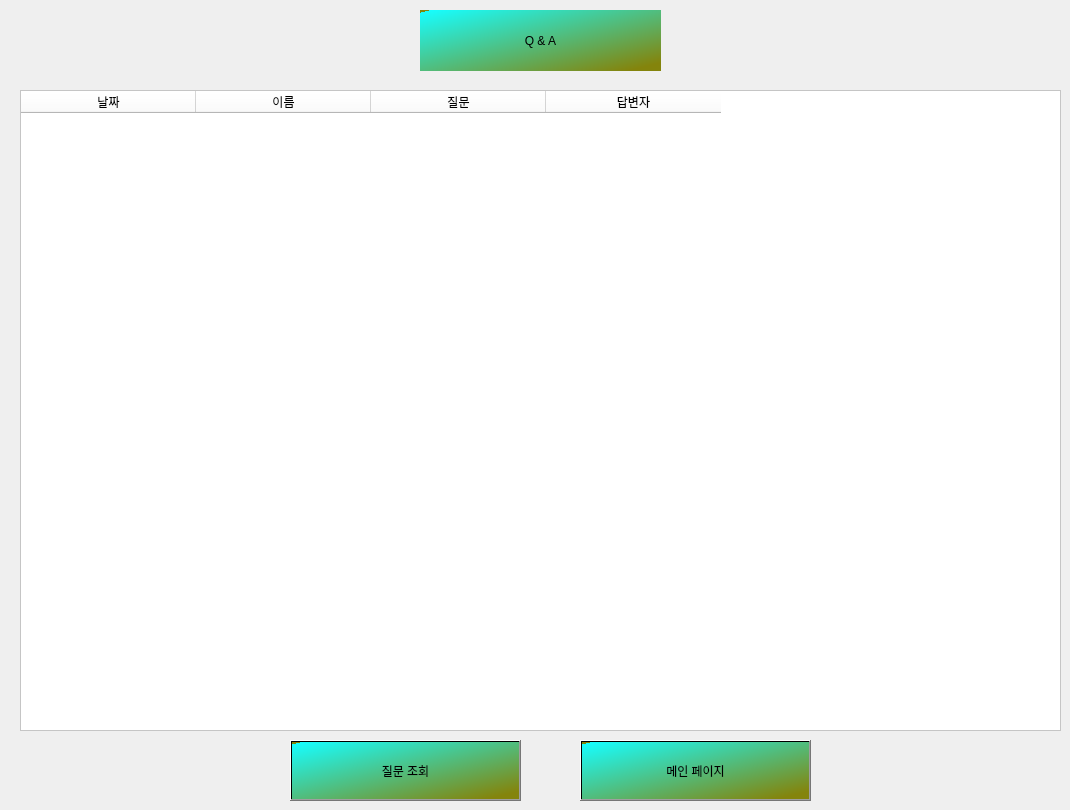
    <widget class="QWidget" name="tab_5">
     <attribute name="title">
      <string>질문조회</string>
     </attribute>
     <widget class="QLabel" name="label_15">
      <property name="geometry">
       <rect>
        <x>420</x>
        <y>10</y>
        <width>241</width>
        <height>61</height>
       </rect>
      </property>
      <property name="styleSheet">
       <string notr="true">background-color: qlineargradient(spread:repeat, x1:0.023, y1:0.0227273, x2:0.994318, y2:1, stop:0 rgba(23, 253, 253, 255), stop:0.931818 rgba(132, 132, 12, 255));
font: 25pt &quot;Cambria&quot;;</string>
      </property>
      <property name="text">
       <string>Q &amp; A</string>
      </property>
      <property name="alignment">
       <set>Qt::AlignCenter</set>
      </property>
     </widget>
     <widget class="QTableWidget" name="ask_check_tableWidget">
      <property name="geometry">
       <rect>
        <x>20</x>
        <y>90</y>
        <width>1041</width>
        <height>641</height>
       </rect>
      </property>
      <property name="styleSheet">
       <string notr="true">background-color: rgb(255, 255, 255);
font: 25pt &quot;Cambria&quot;;</string>
      </property>
      <attribute name="horizontalHeaderDefaultSectionSize">
       <number>175</number>
      </attribute>
      <column>
       <property name="text">
        <string>날짜</string>
       </property>
      </column>
      <column>
       <property name="text">
        <string>이름</string>
       </property>
      </column>
      <column>
       <property name="text">
        <string>질문</string>
       </property>
      </column>
      <column>
       <property name="text">
        <string>답변자</string>
       </property>
      </column>
     </widget>
     <widget class="QPushButton" name="ask_check_btn">
      <property name="geometry">
       <rect>
        <x>290</x>
        <y>740</y>
        <width>231</width>
        <height>61</height>
       </rect>
      </property>
      <property name="styleSheet">
       <string notr="true">QPushButton{
font: 25pt &quot;Cambria&quot;;
background-color: qlineargradient(spread:repeat, x1:0.023, y1:0.0227273, x2:0.994318, y2:1, stop:0 rgba(23, 253, 253, 255), stop:0.931818 rgba(132, 132, 12, 255));
}</string>
      </property>
      <property name="text">
       <string>질문 조회</string>
      </property>
     </widget>
     <widget class="QPushButton" name="login_btn_22">
      <property name="geometry">
       <rect>
        <x>580</x>
        <y>740</y>
        <width>231</width>
        <height>61</height>
       </rect>
      </property>
      <property name="styleSheet">
       <string notr="true">QPushButton{
font: 25pt &quot;Cambria&quot;;
background-color: qlineargradient(spread:repeat, x1:0.023, y1:0.0227273, x2:0.994318, y2:1, stop:0 rgba(23, 253, 253, 255), stop:0.931818 rgba(132, 132, 12, 255));
}</string>
      </property>
      <property name="text">
       <string>메인 페이지</string>
      </property>
     </widget>
    </widget>
